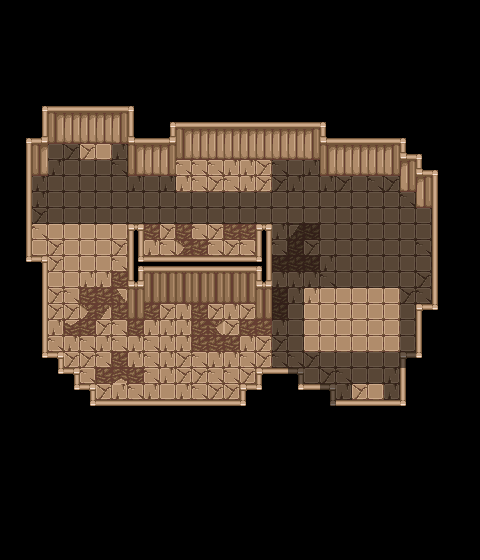

A level layout from a 2D game, rendered from its tile map. Below: a short description, then the map file with tile-grid data replaced by summaries:
An orthogonal 30x35 tile map with 16x16 px tiles, 10 tile layers (Ground, PhaseWalls, Walls, BottomWalls, ...), 2 tilesets and 10 objects.

<map version="1.10" tiledversion="1.11.2" orientation="orthogonal" renderorder="right-down" width="30" height="35" tilewidth="16" tileheight="16" infinite="0" nextlayerid="14" nextobjectid="11">
 <properties>
  <property name="unity:SortingLayer" value="Walls" />
  <property name="unity:SortingOrder" value="10" />
  <property name="unity:layer" value="IgnoreProjectile" />
 </properties>
 <tileset firstgid="1" source="../Tilesets/SpriteSheetGeneral.tsx" />
 <tileset firstgid="109" source="../Tilesets/Doors.tsx" />
 <layer id="1" name="Ground" width="30" height="35">
  <properties>
   <property name="unity:SortingLayer" value="Ground" />
  </properties>
  <data>[1050 cells, 367 non-empty, 10 distinct tile ids]</data>
 </layer>
 <layer id="11" name="PhaseWalls" width="30" height="35">
  <properties>
   <property name="unity:SortingLayer" value="Walls" />
   <property name="unity:layer" value="IgnoreProjectile" />
  </properties>
  <data>[1050 cells, 32 non-empty, 4 distinct tile ids]</data>
 </layer>
 <layer id="2" name="Walls" width="30" height="35">
  <properties>
   <property name="unity:SortingLayer" value="Walls" />
   <property name="unity:layer" value="Wall" />
  </properties>
  <data>[1050 cells, 158 non-empty, 18 distinct tile ids]</data>
 </layer>
 <layer id="3" name="BottomWalls" width="30" height="35">
  <properties>
   <property name="unity:SortingLayer" value="Entities" />
   <property name="unity:SortingOrder" type="int" value="100" />
   <property name="unity:layer" value="IgnorePlayer" />
  </properties>
  <data>[1050 cells, 32 non-empty, 5 distinct tile ids]</data>
 </layer>
 <layer id="4" name="WestExit" width="30" height="35">
  <properties>
   <property name="unity:SortingLayer" value="Entities" />
   <property name="unity:SortingOrder" type="int" value="101" />
   <property name="unity:layer" value="Wall" />
  </properties>
  <data>[1050 cells, 0 non-empty, 0 distinct tile ids]</data>
 </layer>
 <layer id="5" name="EastExit" width="30" height="35">
  <properties>
   <property name="unity:SortingLayer" value="Entities" />
   <property name="unity:SortingOrder" type="int" value="101" />
   <property name="unity:layer" value="Wall" />
  </properties>
  <data>[1050 cells, 0 non-empty, 0 distinct tile ids]</data>
 </layer>
 <layer id="6" name="SouthExit" width="30" height="35">
  <properties>
   <property name="unity:SortingLayer" value="Entities" />
   <property name="unity:SortingOrder" type="int" value="100" />
   <property name="unity:layer" value="Wall" />
  </properties>
  <data>[1050 cells, 36 non-empty, 2 distinct tile ids]</data>
 </layer>
 <layer id="7" name="NorthExit" width="30" height="35">
  <properties>
   <property name="unity:SortingLayer" value="Walls" />
   <property name="unity:SortingOrder" type="int" value="10" />
   <property name="unity:layer" value="Wall" />
  </properties>
  <data>[1050 cells, 27 non-empty, 3 distinct tile ids]</data>
 </layer>
 <layer id="12" name="NorthPhaseWall" width="30" height="35">
  <properties>
   <property name="unity:SortingLayer" value="Walls" />
   <property name="unity:SortingOrder" value="10" />
   <property name="unity:layer" value="IgnoreProjectile" />
  </properties>
  <data>[1050 cells, 3 non-empty, 1 distinct tile ids]</data>
 </layer>
 <layer id="8" name="EntryCollider" width="30" height="35" opacity="0.5">
  <properties>
   <property name="unity:IsTrigger" type="bool" value="true" />
   <property name="unity:ignore" value="Visual" />
   <property name="unity:layer" value="ZoneCollider" />
  </properties>
  <data>[1050 cells, 150 non-empty, 1 distinct tile ids]</data>
 </layer>
 <objectgroup id="9" name="Doors">
  <object id="1" template="../Templates/01_Door_Top.tx" x="80" y="144" />
  <object id="2" template="../Templates/01_Door_Top.tx" x="352" y="432">
   <properties>
    <property name="SetDirection" value="South" />
   </properties>
  </object>
  <object id="3" template="../Templates/Spawner.tx" x="176" y="224" />
  <object id="4" template="../Templates/Spawner.tx" x="240" y="224" />
  <object id="5" template="../Templates/Spawner.tx" x="160" y="336" />
  <object id="6" template="../Templates/Spawner.tx" x="240" y="336" />
  <object id="7" template="../Templates/Spawner.tx" x="192" y="384" />
  <object id="8" template="../Templates/Spawner.tx" x="64" y="240" />
  <object id="9" template="../Templates/Spawner.tx" x="352" y="240" />
  <object id="10" template="../Templates/Spawner.tx" x="352" y="304" />
 </objectgroup>
</map>
